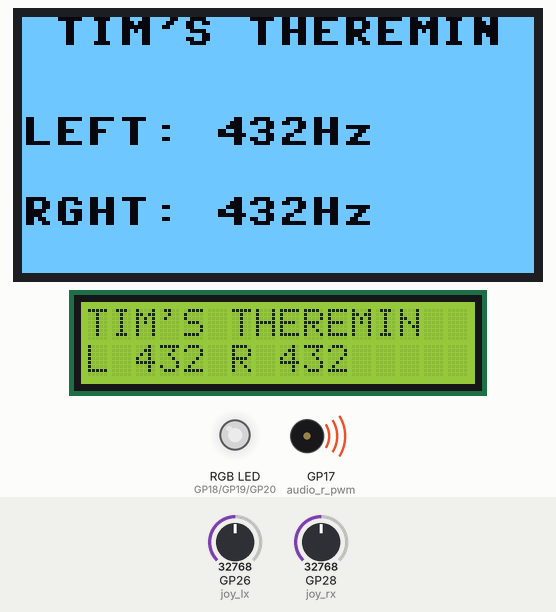
A program run on a simulated Raspberry Pi Pico running MicroPython. On the bench: 128×64 one-colour display, 16×2 character LCD, an RGB LED mixed from three pins (HIGH = lit), buzzer (waves = sounding). Inputs (shaded band) come from the test bench; at power-on: GP26 (joy_lx) = 32768, GP28 (joy_rx) = 32768 (analog values on the 0–65535 scale). Dim RGB values are drawn brighter than linear; the interpreter's speed is modelled, so counts of loop turns are approximate; threads take turns every 2 ms; library files of the repository ran but are not shown: ssd1306.py; what the program prints to the serial console is not drawn.

Above: at 1.3 s.
1.4 s: GP26 (joy_lx) set to 45874
At 2.3 s:
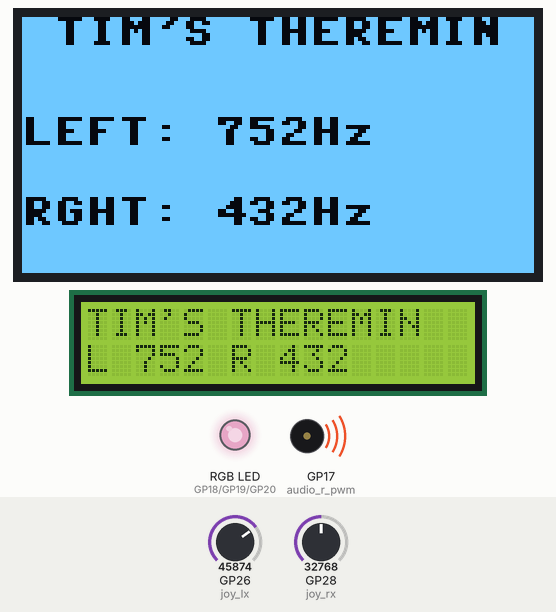
3.2 s: GP28 (joy_rx) set to 45874
At 4.0 s:
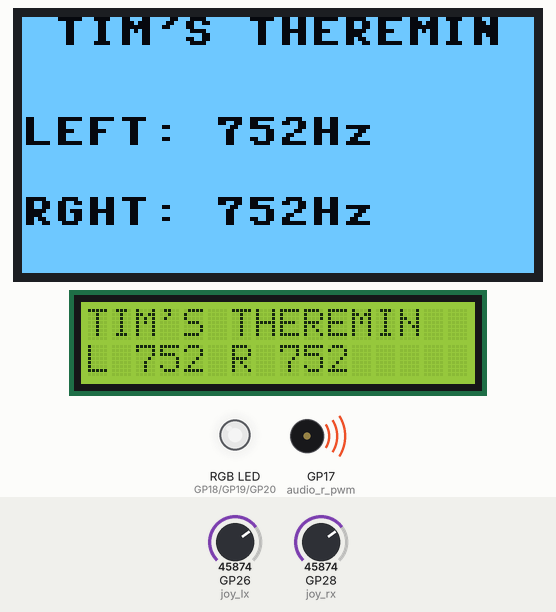
5.0 s: GP26 (joy_lx) set to 32767
At 5.7 s:
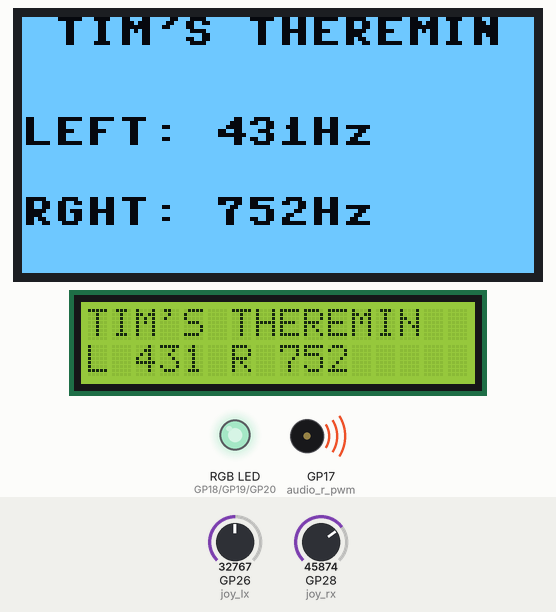
Timing chart, 0 to 8.0 s (numbered marks = the images above; inputs shaded):
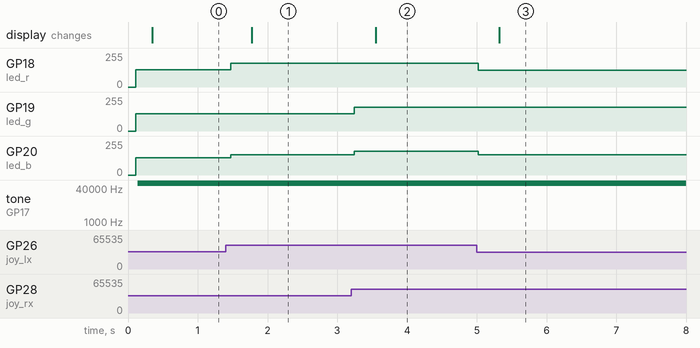

The program:

theremin.py
```python
# **************************************************************************
# Project: Tim's Theremin (Lyttle reSearch Unified)
# File:    main.py
# Date:    2026-05-10
# Time:    23:45:00
# Compiled on: 2026-05-10 23:45:00
# Description: Full Production Logic - Dual Screen + RGB LED + Multi-Core
# **************************************************************************

import machine
import utime
import math
import _thread

# --- 1. BOOT SEQUENCE ---
print("\n" + "="*60)
print("PROJECT: TIM'S THEREMIN")
print("COMPILE DATE: 2026-05-10 23:45:00")
print("STATUS: HARDWARE DEPLOYMENT...")
print("="*60 + "\n")

# --- 2. PIN MAPPING ---
# I2C (Screens)
i2c = machine.I2C(0, sda=machine.Pin(4), scl=machine.Pin(5), freq=400000)

# Audio (Speakers)
audio_l_pwm = machine.PWM(machine.Pin(16))
audio_r_pwm = machine.PWM(machine.Pin(17))

# RGB LED (Pins 18, 19, 20)
led_r = machine.PWM(machine.Pin(18))
led_g = machine.PWM(machine.Pin(19))
led_b = machine.PWM(machine.Pin(20))
for p in [led_r, led_g, led_b]: p.freq(1000)

# Joysticks (ADC)
joy_lx = machine.ADC(26)
joy_rx = machine.ADC(28)

# --- 3. SHARED STATE ---
state = {
    "f_l": 432.0, "f_r": 432.0,
    "v_ll": 1.0,  "v_rr": 1.0,
    "ready": False
}

# --- 3. SHARED STATE (Add wave type) ---
state = {
    "f_l": 432.0, "f_r": 432.0,
    "v_ll": 1.0,  "v_rr": 1.0,
    "wave": 1,    # 0:Sine, 1:Square, 2:Saw, 3:Tri
    "ready": False
}

# --- 4. AUDIO CORE WORKER (CORE 1) ---
def audio_worker():
    global state, audio_l_pwm, audio_r_pwm
    while not state["ready"]: utime.sleep_ms(20)

    audio_l_pwm.freq(100000); audio_r_pwm.freq(100000)
    p_l = 0.0; p_r = 0.0

    while True:
        # Increment phases
        p_l = (p_l + (2 * math.pi * state["f_l"] / 11025)) % (2 * math.pi)
        p_r = (p_r + (2 * math.pi * state["f_r"] / 11025)) % (2 * math.pi)

        # Generator Selection
        w = state["wave"]

        if w == 0: # SINE
            s_l, s_r = math.sin(p_l), math.sin(p_r)

        elif w == 1: # SQUARE
            s_l = 0.8 if p_l < math.pi else -0.8
            s_r = 0.8 if p_r < math.pi else -0.8

        elif w == 2: # SAWTOOTH
            s_l = (p_l / math.pi) - 1.0
            s_r = (p_r / math.pi) - 1.0

        elif w == 3: # TRIANGLE
            s_l = (abs((p_l / math.pi) - 1.0) * 2.0) - 1.0
            s_r = (abs((p_r / math.pi) - 1.0) * 2.0) - 1.0

        else: # Default back to Sine
            s_l, s_r = math.sin(p_l), math.sin(p_r)

        # Output to PWM
        audio_l_pwm.duty_u16(int(32768 + (s_l * 24000)))
        audio_r_pwm.duty_u16(int(32768 + (s_r * 24000)))

_thread.start_new_thread(audio_worker, ())

# --- 5. MAIN ENGINE (CORE 0) ---
HAS_OLED = False
HAS_1602 = False

try:
    import ssd1306
    oled = ssd1306.SSD1306_I2C(128, 64, i2c)
    oled.write_cmd(0xA1); oled.write_cmd(0xC8) # Rotate 180
    oled.invert(1)
    HAS_OLED = True
except: print("OLED not detected.")

try:
    from machine_i2c_lcd import I2cLcd
    lcd = I2cLcd(i2c, 0x27, 2, 16) # Address 0x27
    lcd.clear()
    lcd.putstr("TIM'S THEREMIN\nINIT COMPLETE")
    HAS_1602 = True
except: print("1602 not detected.")

state["ready"] = True
print("Employer Ready. Worker node active.")

while True:
    # 1. Read Inputs
    raw_l = joy_lx.read_u16()
    raw_r = joy_rx.read_u16()

    # 2. Update frequencies
    state["f_l"] = 108.0 * (math.pow(16.0, (raw_l / 65535)))
    state["f_r"] = 108.0 * (math.pow(16.0, (raw_r / 65535)))

    # 3. Update RGB LED
    # Left frequency maps to Red, Right to Green. Blue is a mix.
    led_r.duty_u16(raw_l)
    led_g.duty_u16(raw_r)
    led_b.duty_u16(int((raw_l + raw_r) / 2))

    # 4. DRAW TO OLED
    if HAS_OLED:
        oled.fill(0) # Clear the inverted background
        oled.text("TIM'S THEREMIN", 8, 0)
        oled.text(f"LEFT: {int(state['f_l'])}Hz", 0, 25)
        oled.text(f"RGHT: {int(state['f_r'])}Hz", 0, 45)
        oled.show()

    # 5. DRAW TO 1602 LCD
    if HAS_1602:
        lcd.move_to(0, 1)
        lcd.putstr(f"L{int(state['f_l']):4} R{int(state['f_r']):4}  ")

    utime.sleep(0.05)
```

Measured:
- after the input at 1.4 s, GP18 (led_r): 128/255 → 178/255 after 0.07 s; GP20 (led_b): 128/255 → 153/255 after 0.07 s; the display: changes after 0.37 s (image 1)
- after the input at 3.2 s, GP19 (led_g): 128/255 → 178/255 after 0.05 s; GP20 (led_b): 153/255 → 178/255 after 0.05 s; the display: changes after 0.35 s (image 2)
- after the input at 5.0 s, GP18 (led_r): 178/255 → 127/255 at once; GP20 (led_b): 178/255 → 153/255 at once; the display: changes after 0.32 s (image 3)
